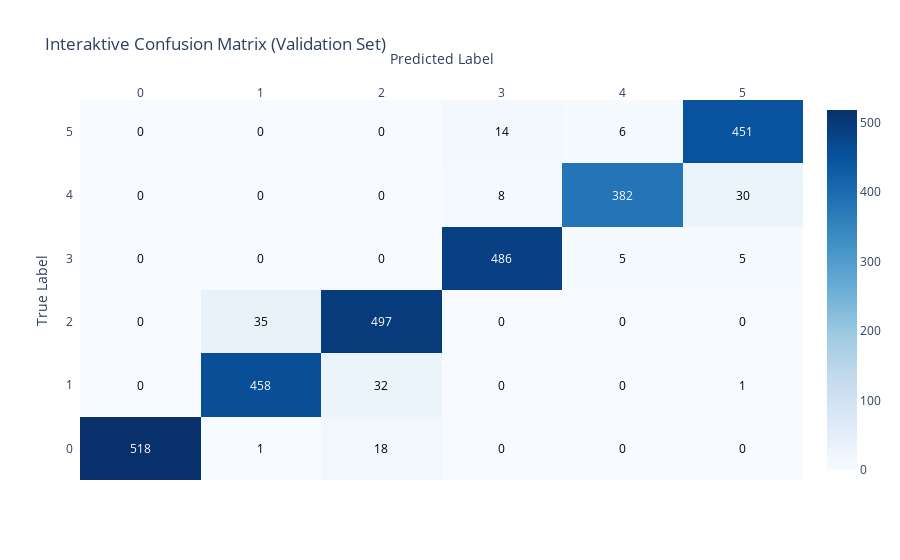

Write notebook code for a chart like this one.
### Code cell
class_names = le.classes_.tolist()

# Interaktive Darstellung
fig = ff.create_annotated_heatmap(
    z=cm,
    x=class_names,
    y=class_names,
    colorscale="Blues",
    showscale=True,
    reversescale=False
)

fig.update_layout(
    title="Interaktive Confusion Matrix (Validation Set)",
    xaxis_title="Predicted Label",
    yaxis_title="True Label"
)
fig.show()

### Figure 1 — Plotly figure (JSON) as saved in the notebook; plotly's stock layout.template omitted (floating-point values rounded to 4 significant figures)
{"data": [{"colorscale": [[0, "rgb(247,251,255)"], [0.125, "rgb(222,235,247)"], [0.25, "rgb(198,219,239)"], [0.375, "rgb(158,202,225)"], [0.5, "rgb(107,174,214)"], [0.625, "rgb(66,146,198)"], [0.75, "rgb(33,113,181)"], [0.875, "rgb(8,81,156)"], [1, "rgb(8,48,107)"]], "reversescale": false, "showscale": true, "type": "heatmap", "x": [0, 1, 2, 3, 4, 5], "y": [0, 1, 2, 3, 4, 5], "z": [[518, 1, 18, 0, 0, 0], [0, 458, 32, 0, 0, 1], [0, 35, 497, 0, 0, 0], [0, 0, 0, 486, 5, 5], [0, 0, 0, 8, 382, 30], [0, 0, 0, 14, 6, 451]]}], "layout": {"annotations": [{"font": {"color": "#FFFFFF"}, "showarrow": false, "text": "518", "x": 0, "xref": "x", "y": 0, "yref": "y"}, {"font": {"color": "#000000"}, "showarrow": false, "text": "1", "x": 1, "xref": "x", "y": 0, "yref": "y"}, {"font": {"color": "#000000"}, "showarrow": false, "text": "18", "x": 2, "xref": "x", "y": 0, "yref": "y"}, {"font": {"color": "#000000"}, "showarrow": false, "text": "0", "x": 3, "xref": "x", "y": 0, "yref": "y"}, {"font": {"color": "#000000"}, "showarrow": false, "text": "0", "x": 4, "xref": "x", "y": 0, "yref": "y"}, {"font": {"color": "#000000"}, "showarrow": false, "text": "0", "x": 5, "xref": "x", "y": 0, "yref": "y"}, {"font": {"color": "#000000"}, "showarrow": false, "text": "0", "x": 0, "xref": "x", "y": 1, "yref": "y"}, {"font": {"color": "#FFFFFF"}, "showarrow": false, "text": "458", "x": 1, "xref": "x", "y": 1, "yref": "y"}, {"font": {"color": "#000000"}, "showarrow": false, "text": "32", "x": 2, "xref": "x", "y": 1, "yref": "y"}, {"font": {"color": "#000000"}, "showarrow": false, "text": "0", "x": 3, "xref": "x", "y": 1, "yref": "y"}, {"font": {"color": "#000000"}, "showarrow": false, "text": "0", "x": 4, "xref": "x", "y": 1, "yref": "y"}, {"font": {"color": "#000000"}, "showarrow": false, "text": "1", "x": 5, "xref": "x", "y": 1, "yref": "y"}, {"font": {"color": "#000000"}, "showarrow": false, "text": "0", "x": 0, "xref": "x", "y": 2, "yref": "y"}, {"font": {"color": "#000000"}, "showarrow": false, "text": "35", "x": 1, "xref": "x", "y": 2, "yref": "y"}, {"font": {"color": "#FFFFFF"}, "showarrow": false, "text": "497", "x": 2, "xref": "x", "y": 2, "yref": "y"}, {"font": {"color": "#000000"}, "showarrow": false, "text": "0", "x": 3, "xref": "x", "y": 2, "yref": "y"}, {"font": {"color": "#000000"}, "showarrow": false, "text": "0", "x": 4, "xref": "x", "y": 2, "yref": "y"}, {"font": {"color": "#000000"}, "showarrow": false, "text": "0", "x": 5, "xref": "x", "y": 2, "yref": "y"}, {"font": {"color": "#000000"}, "showarrow": false, "text": "0", "x": 0, "xref": "x", "y": 3, "yref": "y"}, {"font": {"color": "#000000"}, "showarrow": false, "text": "0", "x": 1, "xref": "x", "y": 3, "yref": "y"}, {"font": {"color": "#000000"}, "showarrow": false, "text": "0", "x": 2, "xref": "x", "y": 3, "yref": "y"}, {"font": {"color": "#FFFFFF"}, "showarrow": false, "text": "486", "x": 3, "xref": "x", "y": 3, "yref": "y"}, {"font": {"color": "#000000"}, "showarrow": false, "text": "5", "x": 4, "xref": "x", "y": 3, "yref": "y"}, {"font": {"color": "#000000"}, "showarrow": false, "text": "5", "x": 5, "xref": "x", "y": 3, "yref": "y"}, {"font": {"color": "#000000"}, "showarrow": false, "text": "0", "x": 0, "xref": "x", "y": 4, "yref": "y"}, {"font": {"color": "#000000"}, "showarrow": false, "text": "0", "x": 1, "xref": "x", "y": 4, "yref": "y"}, {"font": {"color": "#000000"}, "showarrow": false, "text": "0", "x": 2, "xref": "x", "y": 4, "yref": "y"}, {"font": {"color": "#000000"}, "showarrow": false, "text": "8", "x": 3, "xref": "x", "y": 4, "yref": "y"}, {"font": {"color": "#FFFFFF"}, "showarrow": false, "text": "382", "x": 4, "xref": "x", "y": 4, "yref": "y"}, {"font": {"color": "#000000"}, "showarrow": false, "text": "30", "x": 5, "xref": "x", "y": 4, "yref": "y"}, {"font": {"color": "#000000"}, "showarrow": false, "text": "0", "x": 0, "xref": "x", "y": 5, "yref": "y"}, {"font": {"color": "#000000"}, "showarrow": false, "text": "0", "x": 1, "xref": "x", "y": 5, "yref": "y"}, {"font": {"color": "#000000"}, "showarrow": false, "text": "0", "x": 2, "xref": "x", "y": 5, "yref": "y"}, {"font": {"color": "#000000"}, "showarrow": false, "text": "14", "x": 3, "xref": "x", "y": 5, "yref": "y"}, {"font": {"color": "#000000"}, "showarrow": false, "text": "6", "x": 4, "xref": "x", "y": 5, "yref": "y"}, {"font": {"color": "#FFFFFF"}, "showarrow": false, "text": "451", "x": 5, "xref": "x", "y": 5, "yref": "y"}], "title": {"text": "Interaktive Confusion Matrix (Validation Set)"}, "xaxis": {"dtick": 1, "gridcolor": "rgb(0, 0, 0)", "side": "top", "ticks": "", "title": {"text": "Predicted Label"}}, "yaxis": {"dtick": 1, "ticks": "", "ticksuffix": "  ", "title": {"text": "True Label"}}}}
